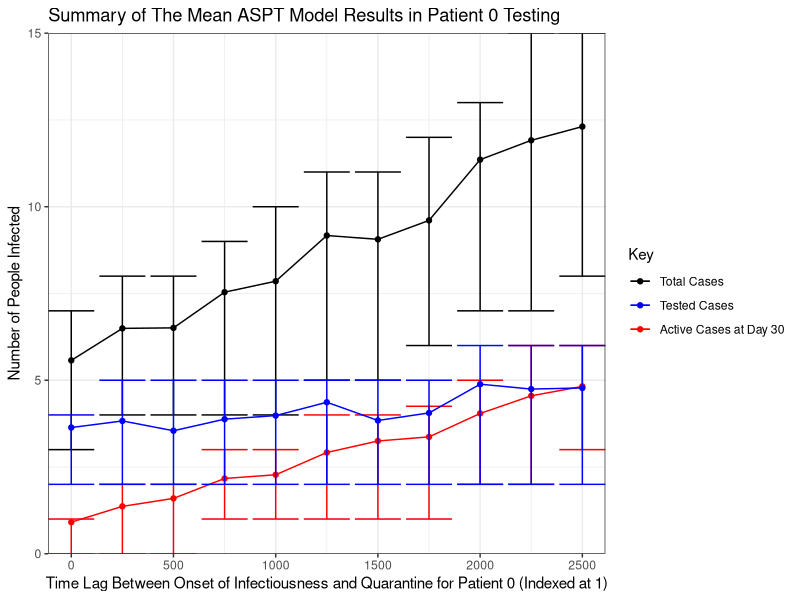
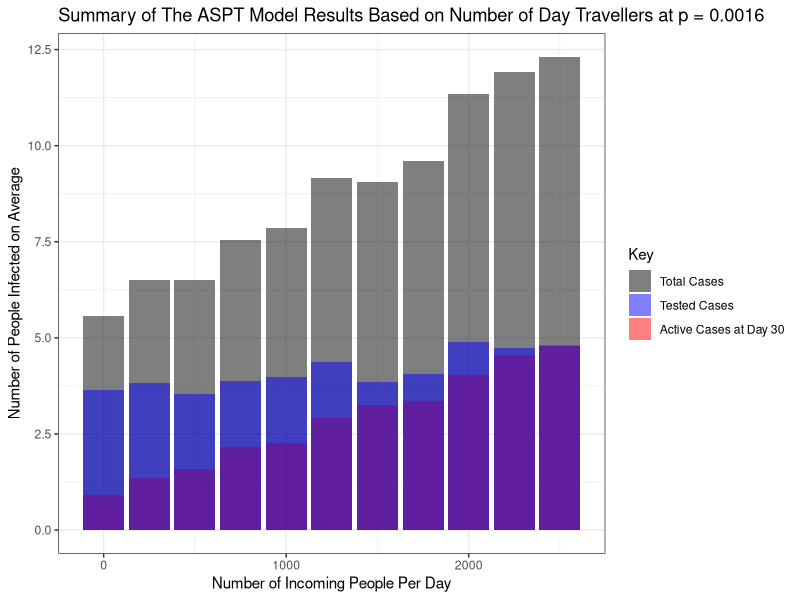
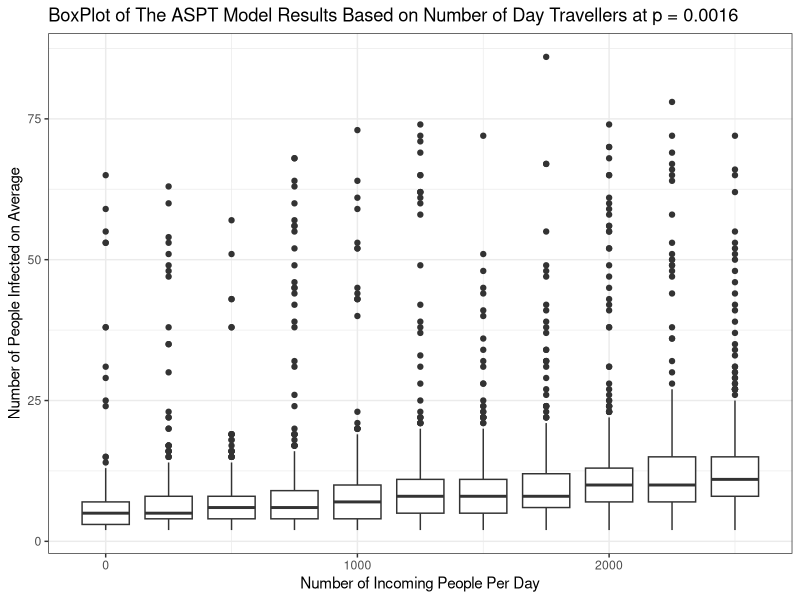
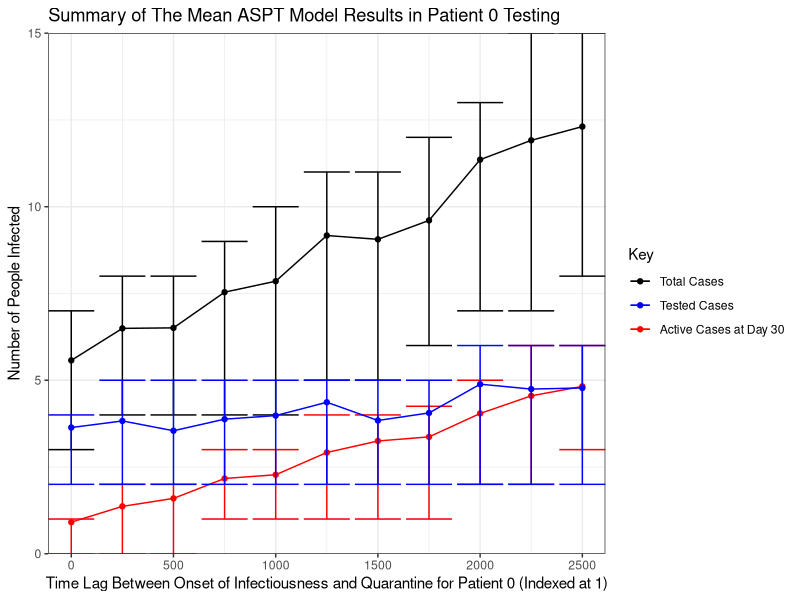
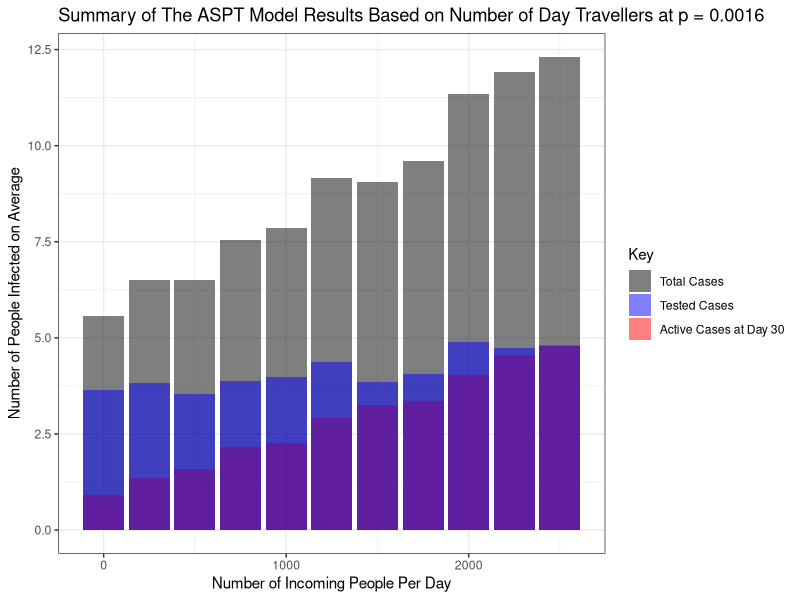
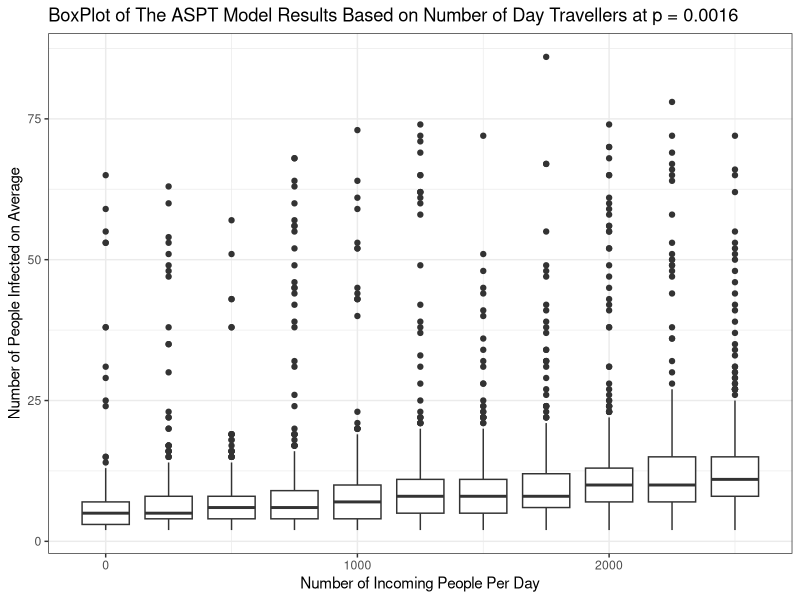

Reproduce these figures in R, in order.
library(ggplot2)
library(readxl)

my_data <- read_excel("Output5.xlsx")
View(my_data)
i = 2
#1 = Total, 2 = Active, 3 = Tested
lengths1 = c()
means1 = c()
medians1 = c()
iqr_max1 = c()
iqr_min1 = c()
days = c()
total1 = c()

lengths2 = c()
means2 = c()
medians2 = c()
iqr_max2 = c()
iqr_min2 = c()
total2 = c()

lengths3 = c()
means3 = c()
medians3 = c()
iqr_max3 = c()
iqr_min3 = c()
total3 = c()
while(i <= 5*11-1) {
  #Total Infected Data
  lengths1 = c(lengths1, length(na.omit(unlist(my_data[i], use.names = FALSE))))
  means1 = c(means1, mean(na.omit(unlist(my_data[i], use.names = FALSE))))
  medians1 = c(medians1, median(na.omit(unlist(my_data[i], use.names = FALSE))))
  iqr_max1 = c(iqr_max1, summary(na.omit(unlist(my_data[i], use.names = FALSE)))[[5]])
  iqr_min1 = c(iqr_min1, summary(na.omit(unlist(my_data[i], use.names = FALSE)))[[2]])
  total1 = c(total1, na.omit(unlist(my_data[i], use.names = FALSE)))
  
  #Days Data
  days = c(days, na.omit(unlist(my_data[i-1], use.names = FALSE)))
  
  #Current Infected Data
  lengths2 = c(lengths2, length(na.omit(unlist(my_data[i+1], use.names = FALSE))))
  means2 = c(means2, mean(na.omit(unlist(my_data[i+1], use.names = FALSE))))
  medians2 = c(medians2, median(na.omit(unlist(my_data[i+1], use.names = FALSE))))
  iqr_max2 = c(iqr_max2, summary(na.omit(unlist(my_data[i+1], use.names = FALSE)))[[5]])
  iqr_min2 = c(iqr_min2, summary(na.omit(unlist(my_data[i+1], use.names = FALSE)))[[2]])
  total2 = c(total2, na.omit(unlist(my_data[i+1], use.names = FALSE)))
  
  #Tested Data
  lengths3 = c(lengths3, length(na.omit(unlist(my_data[i+2], use.names = FALSE))))
  means3 = c(means3, mean(na.omit(unlist(my_data[i+2], use.names = FALSE))))
  medians3 = c(medians3, median(na.omit(unlist(my_data[i+2], use.names = FALSE))))
  iqr_max3 = c(iqr_max3, summary(na.omit(unlist(my_data[i+2], use.names = FALSE)))[[5]])
  iqr_min3 = c(iqr_min3, summary(na.omit(unlist(my_data[i+2], use.names = FALSE)))[[2]])
  total3 = c(total3, na.omit(unlist(my_data[i+2], use.names = FALSE)))
  i = i + 5
}
lengths1 = lengths1 / 10
lengths2 = lengths2 / 10
lengths3 = lengths3 / 10
x = c(0, 250, 500, 750, 1000, 1250, 1500, 1750, 2000, 2250, 2500)

df1 <- data.frame(x,means1, iqr_min1, iqr_max1)
df2 <- data.frame(x,means2, iqr_min2, iqr_max2)
df3 <- data.frame(x,means3, iqr_min3, iqr_max3)
b <- ggplot()
b <- b + geom_line(data = df1, aes(x,means1, color = 'black'))+
  geom_point(data = df1, aes(x,means1, color = 'black')) + 
  geom_errorbar(data = df1, aes(x,means1, ymin = iqr_min1, ymax = iqr_max1, color = 'black'))
b <- b + geom_line(data = df2, aes(x,means2, color = 'red')) +
  geom_point(data = df2, aes(x,means2, color = 'red')) +
  geom_errorbar(data = df2, aes(x,means2, ymin = iqr_min2, ymax = iqr_max2, color = 'red'))
b <- b + geom_line(data = df3, aes(x,means3, color = 'blue')) +
  geom_point(data = df3, aes(x,means3, color = 'blue')) +
  geom_errorbar(data = df3, aes(x,means3, ymin = iqr_min3, ymax = iqr_max3, color = 'blue'))
b <- b + labs(x = 'Time Lag Between Onset of Infectiousness and Quarantine for Patient 0 (Indexed at 1)', 
              y = 'Number of People Infected',
              title = 'Summary of The Mean ASPT Model Results in Patient 0 Testing') 
b <- b + theme_bw()
b <- b + scale_color_identity(name = 'Key', guide = 'legend', labels = c('Total Cases', 'Tested Cases','Active Cases at Day 30'))
b <- b + scale_x_continuous(expand = c(0, 0)) + 
  scale_y_continuous(expand = c(0, 0))
b
ggsave('Mean_Data_1_Index_2.png', b, 'png')

df1 <- data.frame(x,means1)
df2 <- data.frame(x,means2)
df3 <- data.frame(x,means3)
b <- ggplot()
b <- b + geom_bar(data = df1, aes(x = x, y = means1, fill = 'black'), alpha = 0.5, stat='identity')
b <- b + geom_bar(data = df2, aes(x = x, y = means2, fill = 'red'), alpha = 0.5, stat='identity') 
b <- b + geom_bar(data = df3, aes(x = x, y = means3, fill = 'blue'), alpha = 0.5, stat='identity')
b <- b + labs(x = 'Number of Incoming People Per Day', 
              y = 'Number of People Infected on Average',
              title = 'Summary of The ASPT Model Results Based on Number of Day Travellers at p = 0.0016') 
b <- b + theme_bw()
b <- b + scale_fill_identity(name = 'Key', guide = 'legend', labels = c('Total Cases', 'Tested Cases','Active Cases at Day 30'))
b
ggsave('Histogram_Data_Travel_Cases_2.png', b, 'png')

new_col = data.frame(col1 = c(my_data[,1], my_data[,6]))
col1 = c(my_data$`Crossing Num...1`, my_data$`Crossing Num...6`,my_data$`Crossing Num...11`,
         my_data$`Crossing Num...16`,my_data$`Crossing Num...21`,my_data$`Crossing Num...26`,
         my_data$`Crossing Num...31`,my_data$`Crossing Num...36`,my_data$`Crossing Num...41`,
         my_data$`Crossing Num...46`,my_data$`Crossing Num...51`)
col2 = c(my_data$`Total Infected...2`, my_data$`Total Infected...7`,my_data$`Total Infected...12`,
         my_data$`Total Infected...17`,my_data$`Total Infected...22`,my_data$`Total Infected...27`,
         my_data$`Total Infected...32`,my_data$`Total Infected...37`,my_data$`Total Infected...42`,
         my_data$`Total Infected...47`,my_data$`Total Infected...52`)
total_df = data.frame(col1,col2)
total_df_nona = na.omit(total_df)
View(total_df)
b <- ggplot(data = total_df_nona, aes(x = col1, y = col2, group = col1))
b <- b + geom_boxplot()
b <- b + labs(x = 'Number of Incoming People Per Day', 
              y = 'Number of People Infected on Average',
              title = 'BoxPlot of The ASPT Model Results Based on Number of Day Travellers at p = 0.0016') 
b <- b + theme_bw()
b <- b + scale_fill_identity(name = 'Key', guide = 'legend', labels = c('Total Cases', 'Tested Cases','Active Cases at Day 30'))
b
ggsave('Box_Data_Travel_Cases_2.png', b, 'png')